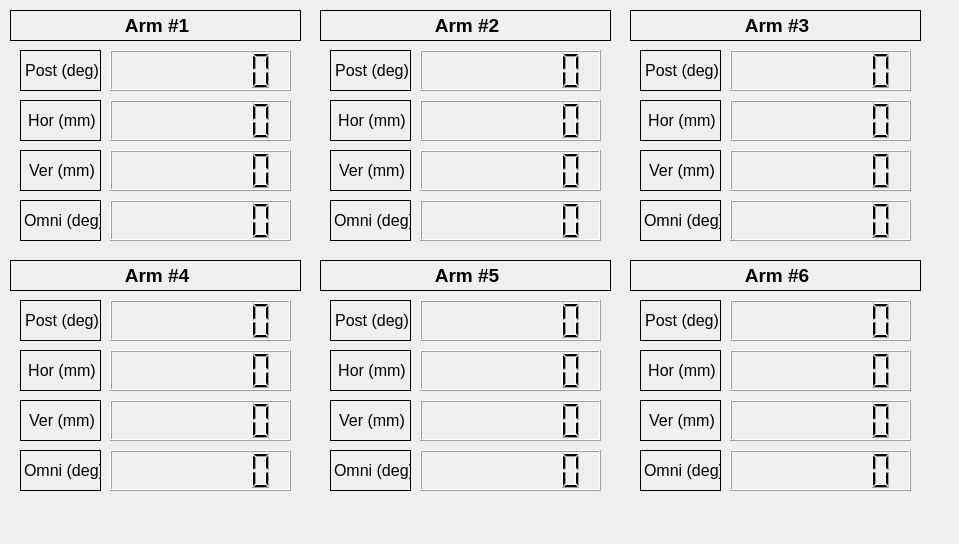
<?xml version="1.0" encoding="UTF-8"?>
<ui version="4.0">
 <class>Dialog</class>
 <widget class="QDialog" name="Dialog">
  <property name="geometry">
   <rect>
    <x>0</x>
    <y>0</y>
    <width>959</width>
    <height>544</height>
   </rect>
  </property>
  <property name="windowTitle">
   <string>Dialog</string>
  </property>
  <widget class="QLCDNumber" name="Hor_lcdNumber">
   <property name="geometry">
    <rect>
     <x>110</x>
     <y>100</y>
     <width>181</width>
     <height>41</height>
    </rect>
   </property>
   <property name="frameShape">
    <enum>QFrame::Box</enum>
   </property>
   <property name="digitCount">
    <number>7</number>
   </property>
  </widget>
  <widget class="QLabel" name="Post_Label_4">
   <property name="geometry">
    <rect>
     <x>20</x>
     <y>300</y>
     <width>81</width>
     <height>41</height>
    </rect>
   </property>
   <property name="frameShape">
    <enum>QFrame::Box</enum>
   </property>
   <property name="text">
    <string>&lt;html&gt;&lt;head/&gt;&lt;body&gt;&lt;p align=&quot;center&quot;&gt;&lt;span style=&quot; font-size:12pt;&quot;&gt;Post (deg)&lt;/span&gt;&lt;/p&gt;&lt;/body&gt;&lt;/html&gt;</string>
   </property>
  </widget>
  <widget class="QLCDNumber" name="Post_lcdNumber_3">
   <property name="geometry">
    <rect>
     <x>730</x>
     <y>50</y>
     <width>181</width>
     <height>41</height>
    </rect>
   </property>
   <property name="frameShape">
    <enum>QFrame::Box</enum>
   </property>
   <property name="digitCount">
    <number>7</number>
   </property>
  </widget>
  <widget class="QLabel" name="DueNumber_5">
   <property name="geometry">
    <rect>
     <x>320</x>
     <y>260</y>
     <width>291</width>
     <height>31</height>
    </rect>
   </property>
   <property name="frameShape">
    <enum>QFrame::Box</enum>
   </property>
   <property name="text">
    <string>&lt;html&gt;&lt;head/&gt;&lt;body&gt;&lt;p align=&quot;center&quot;&gt;&lt;span style=&quot; font-size:14pt; font-weight:600;&quot;&gt;Arm #5&lt;/span&gt;&lt;/p&gt;&lt;/body&gt;&lt;/html&gt;</string>
   </property>
  </widget>
  <widget class="QLCDNumber" name="Ver_lcdNumber_6">
   <property name="geometry">
    <rect>
     <x>730</x>
     <y>400</y>
     <width>181</width>
     <height>41</height>
    </rect>
   </property>
   <property name="frameShape">
    <enum>QFrame::Box</enum>
   </property>
   <property name="digitCount">
    <number>7</number>
   </property>
  </widget>
  <widget class="QLabel" name="Post_Label">
   <property name="geometry">
    <rect>
     <x>20</x>
     <y>50</y>
     <width>81</width>
     <height>41</height>
    </rect>
   </property>
   <property name="frameShape">
    <enum>QFrame::Box</enum>
   </property>
   <property name="text">
    <string>&lt;html&gt;&lt;head/&gt;&lt;body&gt;&lt;p align=&quot;center&quot;&gt;&lt;span style=&quot; font-size:12pt;&quot;&gt;Post (deg)&lt;/span&gt;&lt;/p&gt;&lt;/body&gt;&lt;/html&gt;</string>
   </property>
  </widget>
  <widget class="QLabel" name="Ver_Label_4">
   <property name="geometry">
    <rect>
     <x>20</x>
     <y>400</y>
     <width>81</width>
     <height>41</height>
    </rect>
   </property>
   <property name="frameShape">
    <enum>QFrame::Box</enum>
   </property>
   <property name="text">
    <string>&lt;html&gt;&lt;head/&gt;&lt;body&gt;&lt;p align=&quot;center&quot;&gt;&lt;span style=&quot; font-size:12pt;&quot;&gt;Ver (mm)&lt;/span&gt;&lt;/p&gt;&lt;/body&gt;&lt;/html&gt;</string>
   </property>
  </widget>
  <widget class="QLabel" name="Post_Label_6">
   <property name="geometry">
    <rect>
     <x>640</x>
     <y>300</y>
     <width>81</width>
     <height>41</height>
    </rect>
   </property>
   <property name="frameShape">
    <enum>QFrame::Box</enum>
   </property>
   <property name="text">
    <string>&lt;html&gt;&lt;head/&gt;&lt;body&gt;&lt;p align=&quot;center&quot;&gt;&lt;span style=&quot; font-size:12pt;&quot;&gt;Post (deg)&lt;/span&gt;&lt;/p&gt;&lt;/body&gt;&lt;/html&gt;</string>
   </property>
  </widget>
  <widget class="QLabel" name="Omni_Label_6">
   <property name="geometry">
    <rect>
     <x>640</x>
     <y>450</y>
     <width>81</width>
     <height>41</height>
    </rect>
   </property>
   <property name="frameShape">
    <enum>QFrame::Box</enum>
   </property>
   <property name="text">
    <string>&lt;html&gt;&lt;head/&gt;&lt;body&gt;&lt;p align=&quot;center&quot;&gt;&lt;span style=&quot; font-size:12pt;&quot;&gt;Omni (deg)&lt;/span&gt;&lt;/p&gt;&lt;/body&gt;&lt;/html&gt;</string>
   </property>
  </widget>
  <widget class="QLCDNumber" name="Hor_lcdNumber_6">
   <property name="geometry">
    <rect>
     <x>730</x>
     <y>350</y>
     <width>181</width>
     <height>41</height>
    </rect>
   </property>
   <property name="frameShape">
    <enum>QFrame::Box</enum>
   </property>
   <property name="digitCount">
    <number>7</number>
   </property>
  </widget>
  <widget class="QLabel" name="Hor_Label_3">
   <property name="geometry">
    <rect>
     <x>640</x>
     <y>100</y>
     <width>81</width>
     <height>41</height>
    </rect>
   </property>
   <property name="frameShape">
    <enum>QFrame::Box</enum>
   </property>
   <property name="text">
    <string>&lt;html&gt;&lt;head/&gt;&lt;body&gt;&lt;p align=&quot;center&quot;&gt;&lt;span style=&quot; font-size:12pt;&quot;&gt;Hor (mm)&lt;/span&gt;&lt;/p&gt;&lt;/body&gt;&lt;/html&gt;</string>
   </property>
  </widget>
  <widget class="QLCDNumber" name="Ver_lcdNumber_4">
   <property name="geometry">
    <rect>
     <x>110</x>
     <y>400</y>
     <width>181</width>
     <height>41</height>
    </rect>
   </property>
   <property name="frameShape">
    <enum>QFrame::Box</enum>
   </property>
   <property name="digitCount">
    <number>7</number>
   </property>
  </widget>
  <widget class="QLabel" name="Post_Label_2">
   <property name="geometry">
    <rect>
     <x>330</x>
     <y>50</y>
     <width>81</width>
     <height>41</height>
    </rect>
   </property>
   <property name="frameShape">
    <enum>QFrame::Box</enum>
   </property>
   <property name="text">
    <string>&lt;html&gt;&lt;head/&gt;&lt;body&gt;&lt;p align=&quot;center&quot;&gt;&lt;span style=&quot; font-size:12pt;&quot;&gt;Post (deg)&lt;/span&gt;&lt;/p&gt;&lt;/body&gt;&lt;/html&gt;</string>
   </property>
  </widget>
  <widget class="QLabel" name="Ver_Label_6">
   <property name="geometry">
    <rect>
     <x>640</x>
     <y>400</y>
     <width>81</width>
     <height>41</height>
    </rect>
   </property>
   <property name="frameShape">
    <enum>QFrame::Box</enum>
   </property>
   <property name="text">
    <string>&lt;html&gt;&lt;head/&gt;&lt;body&gt;&lt;p align=&quot;center&quot;&gt;&lt;span style=&quot; font-size:12pt;&quot;&gt;Ver (mm)&lt;/span&gt;&lt;/p&gt;&lt;/body&gt;&lt;/html&gt;</string>
   </property>
  </widget>
  <widget class="QLabel" name="DueNumber_6">
   <property name="geometry">
    <rect>
     <x>630</x>
     <y>260</y>
     <width>291</width>
     <height>31</height>
    </rect>
   </property>
   <property name="frameShape">
    <enum>QFrame::Box</enum>
   </property>
   <property name="text">
    <string>&lt;html&gt;&lt;head/&gt;&lt;body&gt;&lt;p align=&quot;center&quot;&gt;&lt;span style=&quot; font-size:14pt; font-weight:600;&quot;&gt;Arm #6&lt;/span&gt;&lt;/p&gt;&lt;/body&gt;&lt;/html&gt;</string>
   </property>
  </widget>
  <widget class="QLabel" name="Ver_Label">
   <property name="geometry">
    <rect>
     <x>20</x>
     <y>150</y>
     <width>81</width>
     <height>41</height>
    </rect>
   </property>
   <property name="frameShape">
    <enum>QFrame::Box</enum>
   </property>
   <property name="text">
    <string>&lt;html&gt;&lt;head/&gt;&lt;body&gt;&lt;p align=&quot;center&quot;&gt;&lt;span style=&quot; font-size:12pt;&quot;&gt;Ver (mm)&lt;/span&gt;&lt;/p&gt;&lt;/body&gt;&lt;/html&gt;</string>
   </property>
  </widget>
  <widget class="QLabel" name="Ver_Label_5">
   <property name="geometry">
    <rect>
     <x>330</x>
     <y>400</y>
     <width>81</width>
     <height>41</height>
    </rect>
   </property>
   <property name="frameShape">
    <enum>QFrame::Box</enum>
   </property>
   <property name="text">
    <string>&lt;html&gt;&lt;head/&gt;&lt;body&gt;&lt;p align=&quot;center&quot;&gt;&lt;span style=&quot; font-size:12pt;&quot;&gt;Ver (mm)&lt;/span&gt;&lt;/p&gt;&lt;/body&gt;&lt;/html&gt;</string>
   </property>
  </widget>
  <widget class="QLCDNumber" name="Hor_lcdNumber_3">
   <property name="geometry">
    <rect>
     <x>730</x>
     <y>100</y>
     <width>181</width>
     <height>41</height>
    </rect>
   </property>
   <property name="frameShape">
    <enum>QFrame::Box</enum>
   </property>
   <property name="digitCount">
    <number>7</number>
   </property>
  </widget>
  <widget class="QLCDNumber" name="Post_lcdNumber">
   <property name="geometry">
    <rect>
     <x>110</x>
     <y>50</y>
     <width>181</width>
     <height>41</height>
    </rect>
   </property>
   <property name="frameShape">
    <enum>QFrame::Box</enum>
   </property>
   <property name="digitCount">
    <number>7</number>
   </property>
  </widget>
  <widget class="QLabel" name="Ver_Label_3">
   <property name="geometry">
    <rect>
     <x>640</x>
     <y>150</y>
     <width>81</width>
     <height>41</height>
    </rect>
   </property>
   <property name="frameShape">
    <enum>QFrame::Box</enum>
   </property>
   <property name="text">
    <string>&lt;html&gt;&lt;head/&gt;&lt;body&gt;&lt;p align=&quot;center&quot;&gt;&lt;span style=&quot; font-size:12pt;&quot;&gt;Ver (mm)&lt;/span&gt;&lt;/p&gt;&lt;/body&gt;&lt;/html&gt;</string>
   </property>
  </widget>
  <widget class="QLCDNumber" name="Omni_lcdNumber_3">
   <property name="geometry">
    <rect>
     <x>730</x>
     <y>200</y>
     <width>181</width>
     <height>41</height>
    </rect>
   </property>
   <property name="frameShape">
    <enum>QFrame::Box</enum>
   </property>
   <property name="digitCount">
    <number>7</number>
   </property>
  </widget>
  <widget class="QLCDNumber" name="Omni_lcdNumber_6">
   <property name="geometry">
    <rect>
     <x>730</x>
     <y>450</y>
     <width>181</width>
     <height>41</height>
    </rect>
   </property>
   <property name="frameShape">
    <enum>QFrame::Box</enum>
   </property>
   <property name="digitCount">
    <number>7</number>
   </property>
  </widget>
  <widget class="QLCDNumber" name="Hor_lcdNumber_5">
   <property name="geometry">
    <rect>
     <x>420</x>
     <y>350</y>
     <width>181</width>
     <height>41</height>
    </rect>
   </property>
   <property name="frameShape">
    <enum>QFrame::Box</enum>
   </property>
   <property name="digitCount">
    <number>7</number>
   </property>
  </widget>
  <widget class="QLCDNumber" name="Ver_lcdNumber_2">
   <property name="geometry">
    <rect>
     <x>420</x>
     <y>150</y>
     <width>181</width>
     <height>41</height>
    </rect>
   </property>
   <property name="frameShape">
    <enum>QFrame::Box</enum>
   </property>
   <property name="digitCount">
    <number>7</number>
   </property>
  </widget>
  <widget class="QLabel" name="DueNumber_3">
   <property name="geometry">
    <rect>
     <x>630</x>
     <y>10</y>
     <width>291</width>
     <height>31</height>
    </rect>
   </property>
   <property name="frameShape">
    <enum>QFrame::Box</enum>
   </property>
   <property name="text">
    <string>&lt;html&gt;&lt;head/&gt;&lt;body&gt;&lt;p align=&quot;center&quot;&gt;&lt;span style=&quot; font-size:14pt; font-weight:600;&quot;&gt;Arm #3&lt;/span&gt;&lt;/p&gt;&lt;/body&gt;&lt;/html&gt;</string>
   </property>
  </widget>
  <widget class="QLCDNumber" name="Ver_lcdNumber">
   <property name="geometry">
    <rect>
     <x>110</x>
     <y>150</y>
     <width>181</width>
     <height>41</height>
    </rect>
   </property>
   <property name="frameShape">
    <enum>QFrame::Box</enum>
   </property>
   <property name="digitCount">
    <number>7</number>
   </property>
  </widget>
  <widget class="QLabel" name="Omni_Label">
   <property name="geometry">
    <rect>
     <x>20</x>
     <y>200</y>
     <width>81</width>
     <height>41</height>
    </rect>
   </property>
   <property name="frameShape">
    <enum>QFrame::Box</enum>
   </property>
   <property name="text">
    <string>&lt;html&gt;&lt;head/&gt;&lt;body&gt;&lt;p align=&quot;center&quot;&gt;&lt;span style=&quot; font-size:12pt;&quot;&gt;Omni (deg)&lt;/span&gt;&lt;/p&gt;&lt;/body&gt;&lt;/html&gt;</string>
   </property>
  </widget>
  <widget class="QLCDNumber" name="Omni_lcdNumber">
   <property name="geometry">
    <rect>
     <x>110</x>
     <y>200</y>
     <width>181</width>
     <height>41</height>
    </rect>
   </property>
   <property name="frameShape">
    <enum>QFrame::Box</enum>
   </property>
   <property name="digitCount">
    <number>7</number>
   </property>
  </widget>
  <widget class="QLCDNumber" name="Hor_lcdNumber_4">
   <property name="geometry">
    <rect>
     <x>110</x>
     <y>350</y>
     <width>181</width>
     <height>41</height>
    </rect>
   </property>
   <property name="frameShape">
    <enum>QFrame::Box</enum>
   </property>
   <property name="digitCount">
    <number>7</number>
   </property>
  </widget>
  <widget class="QLabel" name="Omni_Label_4">
   <property name="geometry">
    <rect>
     <x>20</x>
     <y>450</y>
     <width>81</width>
     <height>41</height>
    </rect>
   </property>
   <property name="frameShape">
    <enum>QFrame::Box</enum>
   </property>
   <property name="text">
    <string>&lt;html&gt;&lt;head/&gt;&lt;body&gt;&lt;p align=&quot;center&quot;&gt;&lt;span style=&quot; font-size:12pt;&quot;&gt;Omni (deg)&lt;/span&gt;&lt;/p&gt;&lt;/body&gt;&lt;/html&gt;</string>
   </property>
  </widget>
  <widget class="QLCDNumber" name="Post_lcdNumber_4">
   <property name="geometry">
    <rect>
     <x>110</x>
     <y>300</y>
     <width>181</width>
     <height>41</height>
    </rect>
   </property>
   <property name="frameShape">
    <enum>QFrame::Box</enum>
   </property>
   <property name="digitCount">
    <number>7</number>
   </property>
  </widget>
  <widget class="QLCDNumber" name="Omni_lcdNumber_5">
   <property name="geometry">
    <rect>
     <x>420</x>
     <y>450</y>
     <width>181</width>
     <height>41</height>
    </rect>
   </property>
   <property name="frameShape">
    <enum>QFrame::Box</enum>
   </property>
   <property name="digitCount">
    <number>7</number>
   </property>
  </widget>
  <widget class="QLabel" name="DueNumber_2">
   <property name="geometry">
    <rect>
     <x>320</x>
     <y>10</y>
     <width>291</width>
     <height>31</height>
    </rect>
   </property>
   <property name="frameShape">
    <enum>QFrame::Box</enum>
   </property>
   <property name="text">
    <string>&lt;html&gt;&lt;head/&gt;&lt;body&gt;&lt;p align=&quot;center&quot;&gt;&lt;span style=&quot; font-size:14pt; font-weight:600;&quot;&gt;Arm #2&lt;/span&gt;&lt;/p&gt;&lt;/body&gt;&lt;/html&gt;</string>
   </property>
  </widget>
  <widget class="QLCDNumber" name="Hor_lcdNumber_2">
   <property name="geometry">
    <rect>
     <x>420</x>
     <y>100</y>
     <width>181</width>
     <height>41</height>
    </rect>
   </property>
   <property name="frameShape">
    <enum>QFrame::Box</enum>
   </property>
   <property name="digitCount">
    <number>7</number>
   </property>
  </widget>
  <widget class="QLCDNumber" name="Ver_lcdNumber_5">
   <property name="geometry">
    <rect>
     <x>420</x>
     <y>400</y>
     <width>181</width>
     <height>41</height>
    </rect>
   </property>
   <property name="frameShape">
    <enum>QFrame::Box</enum>
   </property>
   <property name="digitCount">
    <number>7</number>
   </property>
  </widget>
  <widget class="QLabel" name="Hor_Label_5">
   <property name="geometry">
    <rect>
     <x>330</x>
     <y>350</y>
     <width>81</width>
     <height>41</height>
    </rect>
   </property>
   <property name="frameShape">
    <enum>QFrame::Box</enum>
   </property>
   <property name="text">
    <string>&lt;html&gt;&lt;head/&gt;&lt;body&gt;&lt;p align=&quot;center&quot;&gt;&lt;span style=&quot; font-size:12pt;&quot;&gt;Hor (mm)&lt;/span&gt;&lt;/p&gt;&lt;/body&gt;&lt;/html&gt;</string>
   </property>
  </widget>
  <widget class="QLabel" name="Hor_Label_2">
   <property name="geometry">
    <rect>
     <x>330</x>
     <y>100</y>
     <width>81</width>
     <height>41</height>
    </rect>
   </property>
   <property name="frameShape">
    <enum>QFrame::Box</enum>
   </property>
   <property name="text">
    <string>&lt;html&gt;&lt;head/&gt;&lt;body&gt;&lt;p align=&quot;center&quot;&gt;&lt;span style=&quot; font-size:12pt;&quot;&gt;Hor (mm)&lt;/span&gt;&lt;/p&gt;&lt;/body&gt;&lt;/html&gt;</string>
   </property>
  </widget>
  <widget class="QLabel" name="Hor_Label_4">
   <property name="geometry">
    <rect>
     <x>20</x>
     <y>350</y>
     <width>81</width>
     <height>41</height>
    </rect>
   </property>
   <property name="frameShape">
    <enum>QFrame::Box</enum>
   </property>
   <property name="text">
    <string>&lt;html&gt;&lt;head/&gt;&lt;body&gt;&lt;p align=&quot;center&quot;&gt;&lt;span style=&quot; font-size:12pt;&quot;&gt;Hor (mm)&lt;/span&gt;&lt;/p&gt;&lt;/body&gt;&lt;/html&gt;</string>
   </property>
  </widget>
  <widget class="QLCDNumber" name="Post_lcdNumber_2">
   <property name="geometry">
    <rect>
     <x>420</x>
     <y>50</y>
     <width>181</width>
     <height>41</height>
    </rect>
   </property>
   <property name="frameShape">
    <enum>QFrame::Box</enum>
   </property>
   <property name="digitCount">
    <number>7</number>
   </property>
  </widget>
  <widget class="QLabel" name="Ver_Label_2">
   <property name="geometry">
    <rect>
     <x>330</x>
     <y>150</y>
     <width>81</width>
     <height>41</height>
    </rect>
   </property>
   <property name="frameShape">
    <enum>QFrame::Box</enum>
   </property>
   <property name="text">
    <string>&lt;html&gt;&lt;head/&gt;&lt;body&gt;&lt;p align=&quot;center&quot;&gt;&lt;span style=&quot; font-size:12pt;&quot;&gt;Ver (mm)&lt;/span&gt;&lt;/p&gt;&lt;/body&gt;&lt;/html&gt;</string>
   </property>
  </widget>
  <widget class="QLabel" name="Omni_Label_3">
   <property name="geometry">
    <rect>
     <x>640</x>
     <y>200</y>
     <width>81</width>
     <height>41</height>
    </rect>
   </property>
   <property name="frameShape">
    <enum>QFrame::Box</enum>
   </property>
   <property name="text">
    <string>&lt;html&gt;&lt;head/&gt;&lt;body&gt;&lt;p align=&quot;center&quot;&gt;&lt;span style=&quot; font-size:12pt;&quot;&gt;Omni (deg)&lt;/span&gt;&lt;/p&gt;&lt;/body&gt;&lt;/html&gt;</string>
   </property>
  </widget>
  <widget class="QLCDNumber" name="Post_lcdNumber_5">
   <property name="geometry">
    <rect>
     <x>420</x>
     <y>300</y>
     <width>181</width>
     <height>41</height>
    </rect>
   </property>
   <property name="frameShape">
    <enum>QFrame::Box</enum>
   </property>
   <property name="digitCount">
    <number>7</number>
   </property>
  </widget>
  <widget class="QLCDNumber" name="Ver_lcdNumber_3">
   <property name="geometry">
    <rect>
     <x>730</x>
     <y>150</y>
     <width>181</width>
     <height>41</height>
    </rect>
   </property>
   <property name="frameShape">
    <enum>QFrame::Box</enum>
   </property>
   <property name="digitCount">
    <number>7</number>
   </property>
  </widget>
  <widget class="QLabel" name="Hor_Label_6">
   <property name="geometry">
    <rect>
     <x>640</x>
     <y>350</y>
     <width>81</width>
     <height>41</height>
    </rect>
   </property>
   <property name="frameShape">
    <enum>QFrame::Box</enum>
   </property>
   <property name="text">
    <string>&lt;html&gt;&lt;head/&gt;&lt;body&gt;&lt;p align=&quot;center&quot;&gt;&lt;span style=&quot; font-size:12pt;&quot;&gt;Hor (mm)&lt;/span&gt;&lt;/p&gt;&lt;/body&gt;&lt;/html&gt;</string>
   </property>
  </widget>
  <widget class="QLCDNumber" name="Omni_lcdNumber_4">
   <property name="geometry">
    <rect>
     <x>110</x>
     <y>450</y>
     <width>181</width>
     <height>41</height>
    </rect>
   </property>
   <property name="frameShape">
    <enum>QFrame::Box</enum>
   </property>
   <property name="digitCount">
    <number>7</number>
   </property>
  </widget>
  <widget class="QLabel" name="Omni_Label_5">
   <property name="geometry">
    <rect>
     <x>330</x>
     <y>450</y>
     <width>81</width>
     <height>41</height>
    </rect>
   </property>
   <property name="frameShape">
    <enum>QFrame::Box</enum>
   </property>
   <property name="text">
    <string>&lt;html&gt;&lt;head/&gt;&lt;body&gt;&lt;p align=&quot;center&quot;&gt;&lt;span style=&quot; font-size:12pt;&quot;&gt;Omni (deg)&lt;/span&gt;&lt;/p&gt;&lt;/body&gt;&lt;/html&gt;</string>
   </property>
  </widget>
  <widget class="QLabel" name="Post_Label_3">
   <property name="geometry">
    <rect>
     <x>640</x>
     <y>50</y>
     <width>81</width>
     <height>41</height>
    </rect>
   </property>
   <property name="frameShape">
    <enum>QFrame::Box</enum>
   </property>
   <property name="text">
    <string>&lt;html&gt;&lt;head/&gt;&lt;body&gt;&lt;p align=&quot;center&quot;&gt;&lt;span style=&quot; font-size:12pt;&quot;&gt;Post (deg)&lt;/span&gt;&lt;/p&gt;&lt;/body&gt;&lt;/html&gt;</string>
   </property>
  </widget>
  <widget class="QLabel" name="Post_Label_5">
   <property name="geometry">
    <rect>
     <x>330</x>
     <y>300</y>
     <width>81</width>
     <height>41</height>
    </rect>
   </property>
   <property name="frameShape">
    <enum>QFrame::Box</enum>
   </property>
   <property name="text">
    <string>&lt;html&gt;&lt;head/&gt;&lt;body&gt;&lt;p align=&quot;center&quot;&gt;&lt;span style=&quot; font-size:12pt;&quot;&gt;Post (deg)&lt;/span&gt;&lt;/p&gt;&lt;/body&gt;&lt;/html&gt;</string>
   </property>
  </widget>
  <widget class="QLabel" name="Omni_Label_2">
   <property name="geometry">
    <rect>
     <x>330</x>
     <y>200</y>
     <width>81</width>
     <height>41</height>
    </rect>
   </property>
   <property name="frameShape">
    <enum>QFrame::Box</enum>
   </property>
   <property name="text">
    <string>&lt;html&gt;&lt;head/&gt;&lt;body&gt;&lt;p align=&quot;center&quot;&gt;&lt;span style=&quot; font-size:12pt;&quot;&gt;Omni (deg)&lt;/span&gt;&lt;/p&gt;&lt;/body&gt;&lt;/html&gt;</string>
   </property>
  </widget>
  <widget class="QLabel" name="DueNumber">
   <property name="geometry">
    <rect>
     <x>10</x>
     <y>10</y>
     <width>291</width>
     <height>31</height>
    </rect>
   </property>
   <property name="frameShape">
    <enum>QFrame::Box</enum>
   </property>
   <property name="text">
    <string>&lt;html&gt;&lt;head/&gt;&lt;body&gt;&lt;p align=&quot;center&quot;&gt;&lt;span style=&quot; font-size:14pt; font-weight:600;&quot;&gt;Arm #1&lt;/span&gt;&lt;/p&gt;&lt;/body&gt;&lt;/html&gt;</string>
   </property>
  </widget>
  <widget class="QLCDNumber" name="Post_lcdNumber_6">
   <property name="geometry">
    <rect>
     <x>730</x>
     <y>300</y>
     <width>181</width>
     <height>41</height>
    </rect>
   </property>
   <property name="frameShape">
    <enum>QFrame::Box</enum>
   </property>
   <property name="digitCount">
    <number>7</number>
   </property>
  </widget>
  <widget class="QLCDNumber" name="Omni_lcdNumber_2">
   <property name="geometry">
    <rect>
     <x>420</x>
     <y>200</y>
     <width>181</width>
     <height>41</height>
    </rect>
   </property>
   <property name="frameShape">
    <enum>QFrame::Box</enum>
   </property>
   <property name="digitCount">
    <number>7</number>
   </property>
  </widget>
  <widget class="QLabel" name="DueNumber_4">
   <property name="geometry">
    <rect>
     <x>10</x>
     <y>260</y>
     <width>291</width>
     <height>31</height>
    </rect>
   </property>
   <property name="frameShape">
    <enum>QFrame::Box</enum>
   </property>
   <property name="text">
    <string>&lt;html&gt;&lt;head/&gt;&lt;body&gt;&lt;p align=&quot;center&quot;&gt;&lt;span style=&quot; font-size:14pt; font-weight:600;&quot;&gt;Arm #4&lt;/span&gt;&lt;/p&gt;&lt;/body&gt;&lt;/html&gt;</string>
   </property>
  </widget>
  <widget class="QLabel" name="Hor_Label">
   <property name="geometry">
    <rect>
     <x>20</x>
     <y>100</y>
     <width>81</width>
     <height>41</height>
    </rect>
   </property>
   <property name="frameShape">
    <enum>QFrame::Box</enum>
   </property>
   <property name="text">
    <string>&lt;html&gt;&lt;head/&gt;&lt;body&gt;&lt;p align=&quot;center&quot;&gt;&lt;span style=&quot; font-size:12pt;&quot;&gt;Hor (mm)&lt;/span&gt;&lt;/p&gt;&lt;/body&gt;&lt;/html&gt;</string>
   </property>
  </widget>
 </widget>
 <layoutdefault spacing="6" margin="11"/>
 <resources/>
 <connections/>
</ui>
